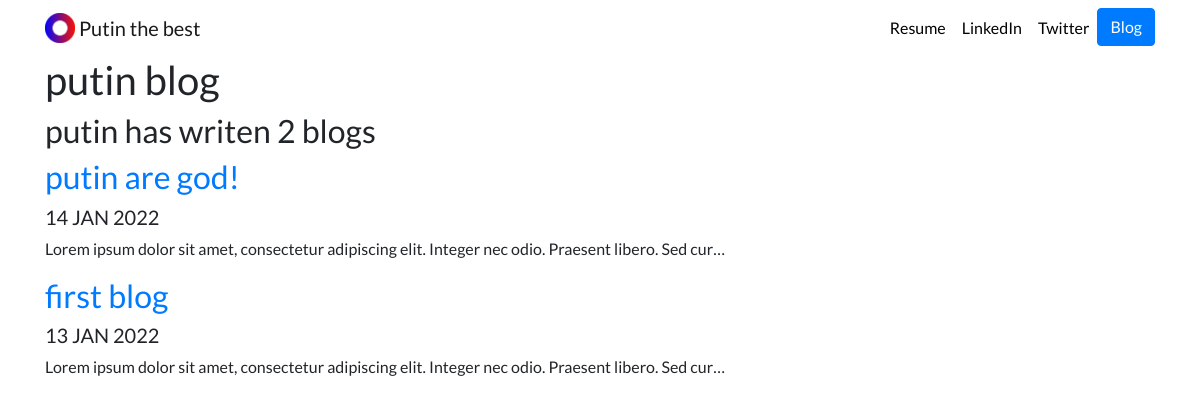
Screenshot of /blog/ with the database file from the repository.
### blog/models.py (models this page shows, shortened)
class Blog(models.Model):
    title = models.CharField(max_length=200)
    description = models.TextField()
    date = models.DateField()

### blog/views.py (the view)
# urls.py: path('', views.all_blogs, name='all_blogs'),
def all_blogs(request):
    blogs = Blog.objects.order_by('-date')
    return render(request,'blog/all_blogs.html', {'blogs':blogs})

### blog/templates/blog/all_blogs.html (shortened to what this page needs)
{% extends 'portfolio/base.html' %}
{% block content %}
<h1>putin blog</h1>
<h2>putin has writen {{ blogs.count }} blog{{ blogs.count|pluralize }}</h2>
{% for blog in blogs %}
<a href="{% url 'blog:detail' blog.id %}"><h2>{{ blog.title }}</h2></a>
<h5>{{ blog.date|date:'d M Y'|upper }}</h5>
<p>{{ blog.description|striptags|truncatechars:100 }}</p>
{% endfor %}
{% endblock %}

### portfolio/templates/portfolio/base.html (shortened to what this page needs)
{% load static %}
<!doctype html>
<html lang="en">
<head>
  <link rel="stylesheet" href="https://stackpath.bootstrapcdn.com/bootstrap/4.4.1/css/bootstrap.min.css">
  <link rel="stylesheet" href="{% static "portfolio/custom.css" %}">
</head>
<body>
  <nav id="topNav" class="navbar navbar-expand-md navbar-light">
    <div class="container">
      <a class="navbar-brand" href="{% url 'home' %}">
        <img src="{% static "portfolio/Logo.png" %}" width="30" height="30" class="d-inline-block align-top" alt="Nick's Logo">
        <span>Putin the best</span>
      </a>
      <div class="collapse navbar-collapse text-center" id="navbarNav">
        <ul class="navbar-nav ml-auto">
          <li class="nav-item">
            <a class="nav-link" href="{% static "portfolio/resume.pdf" %}">Resume</a>
          </li>
          <li class="nav-item">
            <a class="nav-link" href="https://www.linkedin.com/in/nick-walter/" target="_blank">LinkedIn</a>
          </li>
          <li class="nav-item">
            <a class="nav-link" href="https://twitter.com/ZappyCode" target="_blank">Twitter</a>
          </li>
          <li>
            <a role="button" href="{% url 'blog:all_blogs' %}" class="btn btn-primary">Blog</a>
          </li>
        </ul>
      </div>
    </div>
  </nav>
  <div class="container">
    {% block content %}{% endblock %}
  </div>
</body>
</html>

### portfolio/static/portfolio/custom.css (style rules this page uses)
.navbar-nav .nav-link { color: rgba(0,0,0,1) !important; }
body { font-family: 'Lato', sans-serif; }

### rows the page displays
Blog: title "putin are god!", date "14 JAN 2022", description "Lorem ipsum dolor sit amet, consectetur adipiscing elit. Integer nec odio. Praesent libero. Sed cur…"
Blog: title "first blog", date "13 JAN 2022", description "Lorem ipsum dolor sit amet, consectetur adipiscing elit. Integer nec odio. Praesent libero. Sed cur…"

### other values shown
{{ blogs.count }} "2"
